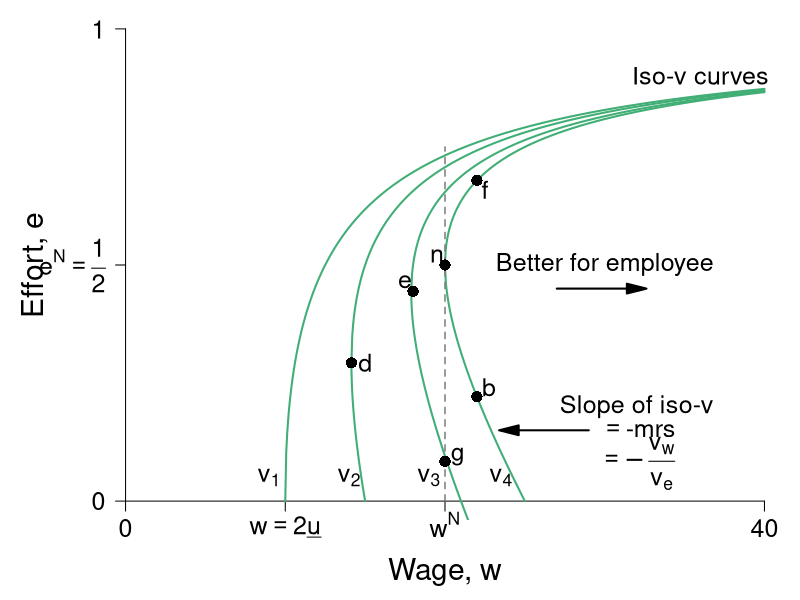

The R script that drew this image:
require(shape)
pdf(file = "employment/employment_brf_pc_leftpanelv2.pdf", width = 9, height = 7)

#Set parameters for graphics
axislabelsize <- 1.8
labelsize <- 1.5
namesize <- 1.8
annotatesize <- 1.5
graphlinewidth <- 2
segmentlinewidth <- 1.5

COL <- c("#7fc97f", "#beaed4", "#fdc086", "#ffff99", "#386cb0", "#f0027f", "#bf5b17", "#666666")
COLA <- c("#e0f3db", "#99d8c9","#66c2a4","#41ae76", "#238b45", "#005824")
COLB <- c("#c6dbef", "#4eb3d3", "#2b8cbe", "#0868ac","#084081")
COLC <- c("#fcfbfd", "#efedf5", "#dadaeb", "#bcbddc", "#9e9ac8", "#807dba", "#6a51a3", "#54278f", "#3f007d")
grays <- gray.colors(25, start = 1, end = 0)

#The equation is below when v = 0. See Wolfram Alpha output. 
isov <- function(p, delta = 5) {
  (p - delta)/p
}

isovhigh1 <- function(p, delta = 5, v = 5){
  (sqrt(p^2 - 4 * delta * v) - p + 2*v)/( 2 * v )
}

isovlow1 <- function(p, delta = 5, v = 5){
  (-sqrt(p^2 - 4 * delta * v) - p + 2*v)/( 2 * v )
}

isovhigh2 <- function(p, delta = 5, v = 10){
  (sqrt(p^2 - 4 * delta * v) - p + 2*v)/( 2 * v )
}

isovlow2 <- function(p, delta = 5, v = 10){
  (-sqrt(p^2 - 4 * delta * v) - p + 2*v)/( 2 * v )
}

isovhigh3 <- function(p, delta = 5, v = 15){
  (sqrt(p^2 - 4 * delta * v) - p + 2*v)/( 2 * v )
}

isovlow3 <- function(p, delta = 5, v = 15){
  (-sqrt(p^2 - 4 * delta * v) - p + 2*v)/( 2 * v )
}

isovhigh4 <- function(p, delta = 5, v = 15){
  (sqrt(p^2 - 4 * delta * v) - p + 2*v)/( 2 * v )
}

isovlow4 <- function(p, delta = 5, v = 15){
  (-sqrt(p^2 - 4 * delta * v) - p + 2*v)/( 2 * v )
}

brfFn <- function(w, delta = 5) {
  1 - (2*delta) /w
}

#This is evaluated for p = 12; q = 12/(8*sqrt(12^2 - 4*delta1*v1)) - 1/8 for the slope
#At p = 12; q = (-sqrt(12^2 - 4*v1*delta1) - 12 + 2*v1)/(2*v1) = 0.799
tangencyLine <- function(p){
  (p*(0.05))
}



#COL <- c("#bae4b3", "#74c476", "#238b45")
#COL <- c("#f7fcf0", "#e0f3db", "#ccebc5", "#a8ddb5", "#7bccc4", "#4eb3d3", "#2b8cbe", "#08589e")
COL <- c("#f7fcf5", "#e5f5e0", "#c7e9c0", "#a1d99b", "#74c476", "#41ab5d", "#238b45", "#005a32")
par(mar =  c(4, 5, .5, .5))

xlims <- c(0, 40)
ylims <- c(0, 1)

plot(0, 0, xlim = xlims, ylim = ylims, type = "n",
     xlab = "",
     ylab = "",
     xaxt = "n", yaxt = "n", cex.lab = axislabelsize, bty = "n")

mtext(expression(paste("Wage, ", w)), side=1, line = 2.5, cex = axislabelsize)
text(-5.7, ylims[2] - 0.5*(ylims[2] - ylims[1]), expression(paste("Effort, ", e)), xpd = TRUE, cex = axislabelsize, srt = 90) 


npts <- 500 
npts2 <- 501
#Specify the sequences of points for graphing. 
xx0 <- seq(5, xlims[2], length.out = npts)
xx1 <- seq(10, xlims[2], length.out = npts)
xx2 <- seq(xlims[1], 15, length.out = npts)
xx3 <- seq(10, xlims[2], length.out = npts2)
xx4 <- seq(xlims[1], 10, length.out = npts2)
#For below, I solved sqrt(p^2 - 200) - p + 200/p = 0, getting p = 10*sqrt(2) = 14.14214
xx5 <- seq(14.14214, xlims[2], length.out = npts2)
xx6 <- seq(14.14214, 15, length.out = npts2)


xx7 <- seq(17.889, xlims[2], length.out = npts2)
xx8 <- seq(14.5, 22, length.out = npts2)

xx9 <- seq(20, xlims[2], length.out = npts2)
xx10 <- seq(xlims[1], 25, length.out = npts2)

#Customize ticks and labels for the plot
ticksy <- c(0, 0.5, 1)
ylabels <- c(0, expression(paste(e^N == frac(1,2))), 1)
ticksx <- c(0, 10, 20, 40)
xlabels <- c(0, expression(paste(w == 2*underline("u"))), expression(paste(w^N)) , 40)
axis(1, at = ticksx, pos = 0, labels = xlabels, cex.axis = labelsize)
axis(2, at = ticksy, pos = 0, labels = ylabels, las = 1, cex.axis = labelsize)

#Annotation of the three graphs and the NE

# text(3.4, 0.05, expression(paste(v[0] == z)), cex = annotatesize)
text(9.0, 0.05, expression(paste(v[1])), cex = annotatesize)
text(14, 0.05, expression(paste(v[2])), cex = annotatesize)
text(19, 0.05, expression(paste(v[3])), cex = annotatesize)
text(23.5, 0.05, expression(paste(v[4])), cex = annotatesize)
#text(21, 0.48, expression(paste("n")), cex = annotatesize)
#text(33, 0.58, expression(paste("Best-response function")), cex = annotatesize)
text(36, 0.9, expression(paste("Iso-v curves")), cex = annotatesize)

#Lines for the coordinates of the Nash equilbrium
#segments(10, 0, 10, 0.175, lty = 2, col = grays[22], lwd = segmentlinewidth)
#segments(20, 0, 20, ylims[2], lty = 2, col = grays[20], lwd = segmentlinewidth)
#segments(0, 0.5, 20, 0.5, lty = 2, col = grays[20], lwd = segmentlinewidth)
#segments(14.14214, 0.15, 14.14214, 0.45, lty = 2, col = grays[22], lwd = segmentlinewidth)
#segments(17.889, 0.3, 17.889, 0.6, lty = 2, col = grays[22], lwd = segmentlinewidth)

#Draw the lines for the graphs
#lines(xx0, isov(xx0, delta = 5), col = COLA[4], lwd = graphlinewidth)
#lines(xx1, brfFn(xx1), col = COLA[5], lwd = graphlinewidth)
#lines(xx2, tangencyLine(xx2), col = "darkgrey", lwd = segmentlinewidth, lty = 2)
lines(xx3, isovhigh1(xx3, v = 5, delta = 5), col = COLA[4], lwd = graphlinewidth)
lines(xx4, isovlow1(xx4, v = 5, delta = 5), col = COLA[4], lwd = graphlinewidth)
lines(xx5, isovhigh2(xx5, v = 10, delta = 5), col = COLA[4], lwd = graphlinewidth)
lines(xx6, isovlow2(xx6, v = 10, delta = 5), col = COLA[4], lwd = graphlinewidth)
lines(xx7, isovhigh3(xx7, v = 16, delta = 5), col = COLA[4], lwd = graphlinewidth)
lines(xx8, isovlow3(xx8, v = 16, delta = 5), col = COLA[4], lwd = graphlinewidth)
lines(xx9, isovhigh4(xx9, v = 20, delta = 5), col = COLA[4], lwd = graphlinewidth)
lines(xx10, isovlow4(xx10, v = 20, delta = 5), col = COLA[4], lwd = graphlinewidth)

#Lines for the coordinates of the Nash equilbrium
#segments(5, 0, 5, 1, lty = 2, col = "darkgray", lwd = 3)
#segments(10, 0, 10, 0.2, lty = 2, col = grays[20], lwd = segmentlinewidth)
segments(20, 0, 20, 0.75, lty = 2, col = grays[20], lwd = segmentlinewidth)
#segments(0, 0.5, 20, 0.5, lty = 2, col = grays[20], lwd = segmentlinewidth)
#segments(14.14214, 0.15, 14.14214, 0.45, lty = 2, col = "darkgray", lwd = 3)
text(19.5, 0.52, expression(n), cex = labelsize)
#text(27, 0.48, expression(paste("Incomplete contract")), cex = labelsize)
#text(27, 0.43, expression(paste("Nash equilibrium")), cex = labelsize)
points(14.14214, 0.2928934, pch = 16, col = "black", cex = 1.5)
text(15, 0.2928934, expression(paste("d")), cex = annotatesize)
#segments(14.14214, 0.2, 14.14214, 0.45, lty = 2, col = grays[20], lwd = segmentlinewidth)

Arrows(27, 0.45, 32, 0.45,  col = "black", lty = 1, lwd = 2, arr.type = "triangle")
text(30, 0.5, expression(paste("Better for employee")), cex = annotatesize)

#Arrows and slope of iso-v label
Arrows(29, 0.15, 24, 0.15,  col = "black", lty = 1, lwd = 2, arr.type = "triangle")
text(32, 0.2, expression(paste("Slope of iso-v")), cex = labelsize)
text(32.3, 0.15, expression(paste(phantom() == "-mrs ")), cex = labelsize)
text(32, 0.08, expression(paste(phantom() == -frac(v[w], v[e]))),cex = labelsize)



#Add a point for the NE
points(20, 0.5, pch = 16, col = "black", cex = 1.5)


#segments(18, 0.2, 18, 0.65, lty = 2, col = grays[20], lwd = segmentlinewidth)
#segments(0, brfFn(w = 18.4), 18.4, brfFn(w = 18.4), lty = 2, col = grays[20], lwd = segmentlinewidth)
points(18, brfFn(w = 18), pch = 16, col = "black", cex = 1.5)
text(17.5, brfFn(18) + 0.02, expression(e), cex = labelsize)



#Add a point for h
#Figure out q for p = 14.14214: q = 1 - 2delta/p = 1 - (2*5)/14.14214 =  0.2928934
points(20, 0.0839422, pch = 16, col = "black", cex = 1.5)
text(20.8, 0.0939422, expression(g), cex = labelsize)

points(22, isovhigh3(22, v = 20, delta = 5), pch = 16, col = "black", cex = 1.5)
text(22 + 0.5, isovhigh3(22, v = 20, delta = 5) - 0.02, expression(f),cex = labelsize)
points(22, isovlow3(22, v = 20, delta = 5), pch = 16, col = "black", cex = 1.5)
text(22 + 0.75, isovlow3(22, v = 20, delta = 5) + 0.02, expression(b),cex = labelsize)


dev.off()
